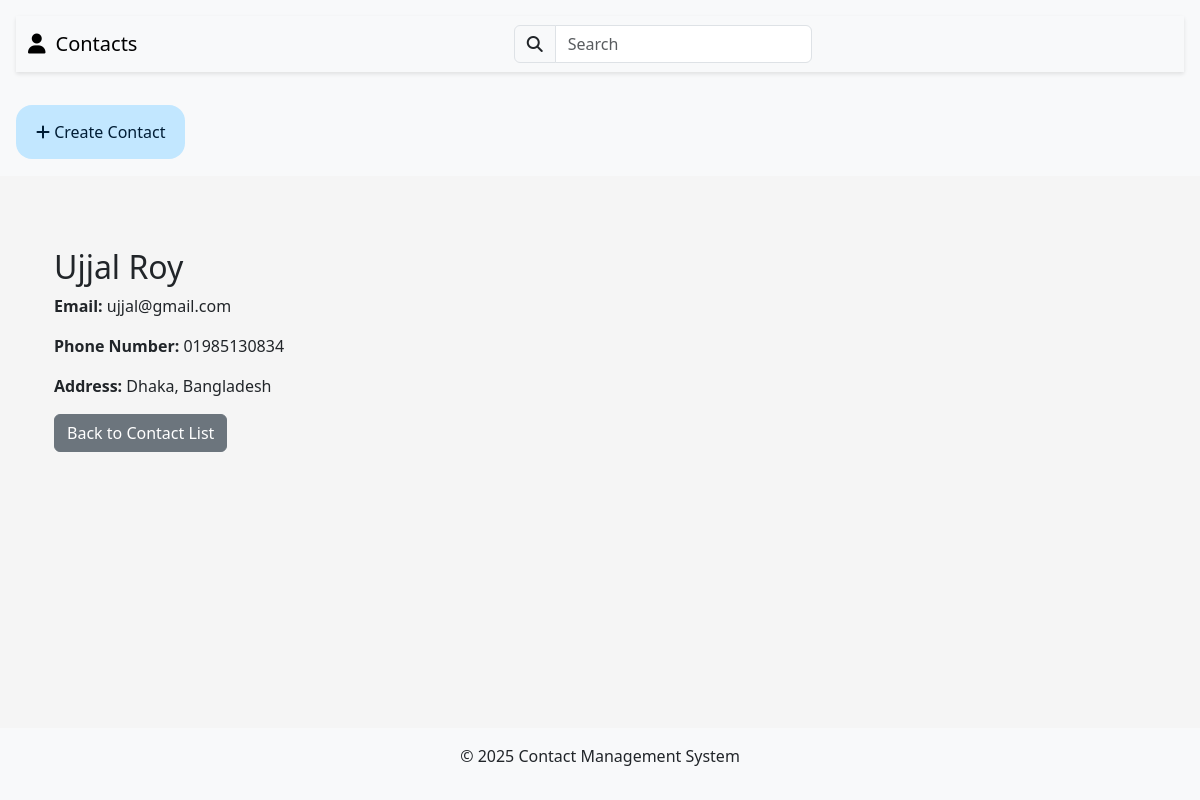
/contacts/contacts/1/, run on an earlier commit of the app's database.
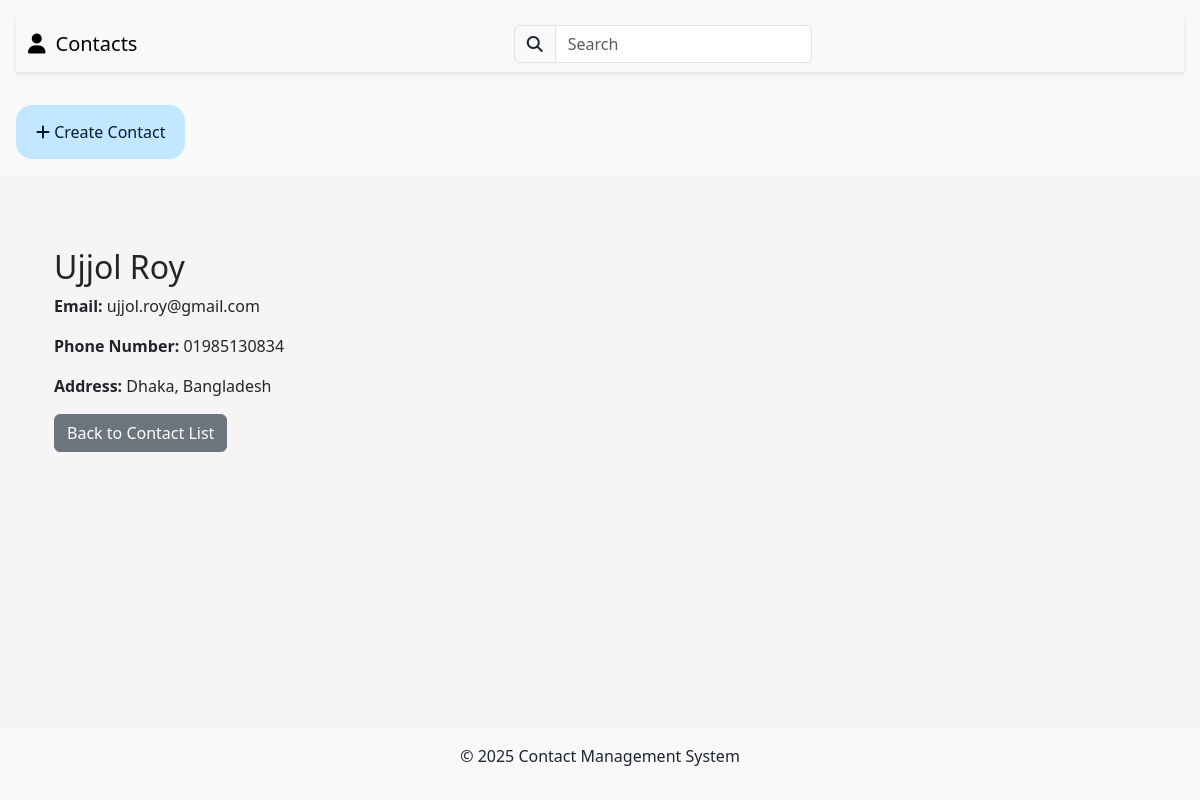
And on a later commit of the database.
### contacts/models.py (models this page shows, shortened)
class Contact(models.Model):
    first_name = models.CharField(max_length=255)
    last_name = models.CharField(max_length=255)
    email = models.EmailField(unique=True)
    phone_number = models.CharField(max_length=20)
    address = models.TextField()

### contacts/views.py (the view)
# urls.py: path('contacts/<int:pk>/', views.contact_detail, name='contact_detail'),
def contact_detail(request, pk):
    contact = Contact.objects.get(pk=pk)
    return render(request, "contacts/contact_detail.html", {"contact": contact})

### contacts/templates/contacts/contact_detail.html (shortened to what this page needs)
{% extends "base.html" %}
{% load crispy_forms_tags %}
{% block content %}
<div class="container mt-5">
    <h2>{{ contact.first_name }} {{ contact.last_name }}</h2>
    <p><strong>Email:</strong> {{ contact.email }}</p>
    <p><strong>Phone Number:</strong> {{ contact.phone_number }}</p>
    <p><strong>Address:</strong> {{ contact.address }}</p>
    <a href="{% url 'contact_list' %}" class="btn btn-secondary">Back to Contact List</a>
</div>
{% endblock %}

What changed in the data, as far as the page shows it:
changed Contact "Roy": first_name "Ujjal" → "Ujjol"; email "ujjal@gmail.com" → "ujjol.roy@gmail.com"
